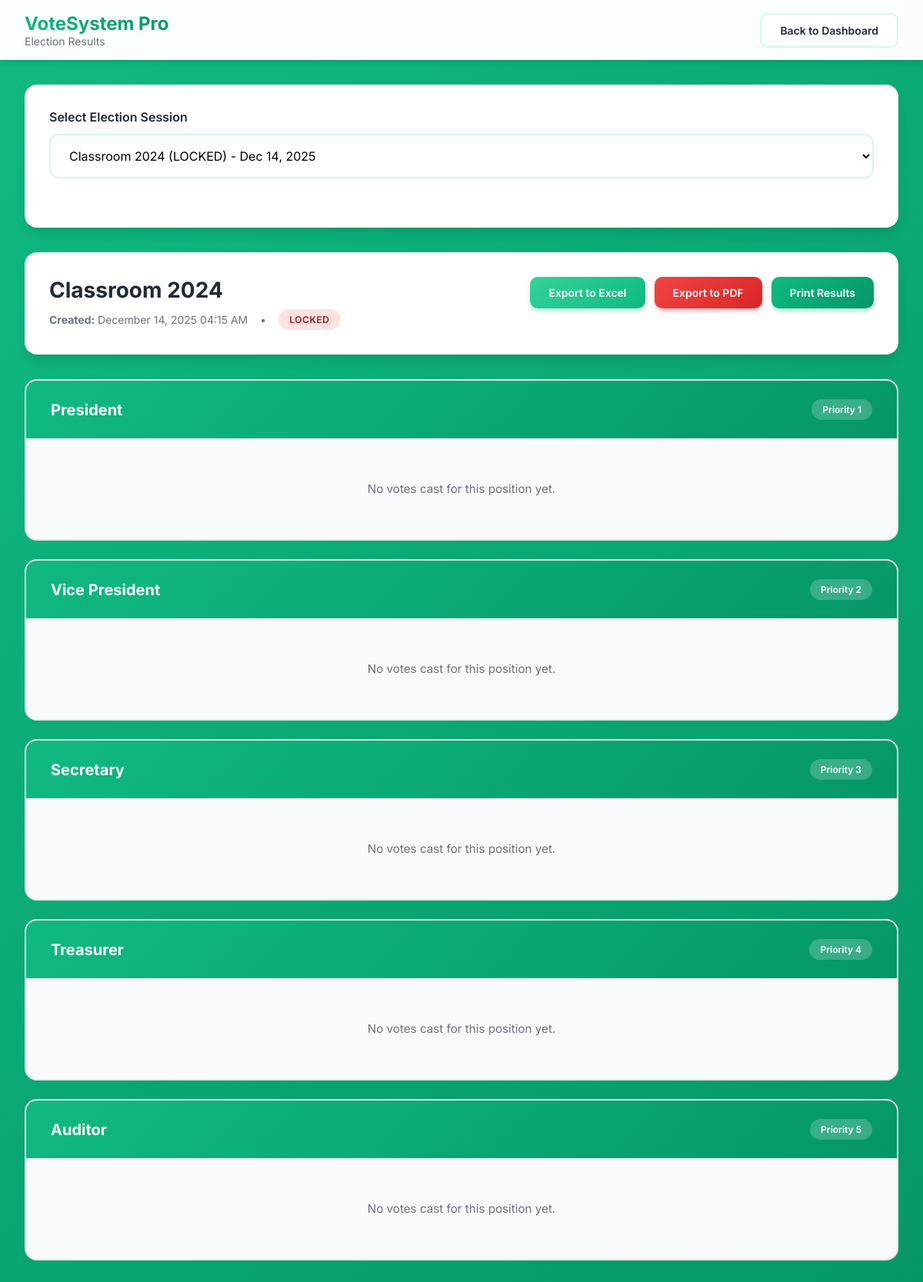
The app's page /views/view_results.php (signed in) with its own data.
### tables this page shows
CREATE TABLE `voting_sessions` (
  `id` int(11) NOT NULL,
  `session_name` varchar(100) NOT NULL,
  `group_id` int(11) DEFAULT NULL,
  `description` text DEFAULT NULL,
  `start_date` date DEFAULT NULL,
  `end_date` date DEFAULT NULL,
  `status` enum('pending','active','paused','locked','completed') DEFAULT 'pending',
  `current_position_id` int(11) DEFAULT NULL,
  `created_by` int(11) NOT NULL,
  `created_at` timestamp NOT NULL DEFAULT current_timestamp(),
  `locked_at` timestamp NULL DEFAULT NULL,
  `deleted_at` timestamp NULL DEFAULT NULL,
  `deleted_by` int(11) DEFAULT NULL
);

CREATE TABLE `positions` (
  `id` int(11) NOT NULL,
  `position_name` varchar(50) NOT NULL,
  `position_order` int(11) NOT NULL,
  `created_at` timestamp NOT NULL DEFAULT current_timestamp(),
  `deleted_at` timestamp NULL DEFAULT NULL,
  `deleted_by` int(11) DEFAULT NULL
);

### views/view_results.php (the view, shortened to what this page needs)
<?php
$conn = getDBConnection();
$selectedSessionId = isset($_GET['session_id']) ? intval($_GET['session_id']) : null;
$allSessionsQuery = "SELECT id, session_name, status, created_at FROM voting_sessions WHERE deleted_at IS NULL ORDER BY id DESC";
$allSessions = $conn->query($allSessionsQuery);
if ($selectedSessionId) {
    $sessionQuery = "SELECT * FROM voting_sessions WHERE id = ? AND deleted_at IS NULL";
    $stmt = $conn->prepare($sessionQuery);
    $stmt->bind_param("i", $selectedSessionId);
    $stmt->execute();
    $session = $stmt->get_result()->fetch_assoc();
    $stmt->close();
} else {
    $sessionQuery = "SELECT * FROM voting_sessions WHERE deleted_at IS NULL ORDER BY id DESC LIMIT 1";
    $sessionResult = $conn->query($sessionQuery);
    $session = $sessionResult->fetch_assoc();
}
$noSession = false;
$positionsQuery = "SELECT * FROM positions WHERE deleted_at IS NULL ORDER BY position_order";
$positions = $conn->query($positionsQuery);
?>
<!DOCTYPE html>
<html lang="en">
<head>
</head>
<body>
    <nav class="modern-navbar">
        <div class="navbar-content">
            <div class="navbar-brand">
                <div class="brand-text">
                    <h1>VoteSystem Pro</h1>
                    <p>Election Results</p>
                </div>
            </div>
            <div class="user-section">
                <a href="../admin/admin_dashboard.php" class="btn-modern btn-secondary">
                    Back to Dashboard
                </a>
            </div>
        </div>
    </nav>
    <div class="modern-container">
        <?php if ($noSession): ?>
            <div class="modern-card fade-in">
                <div class="card-body">
                    <div class="empty-state">
                        <h2 class="empty-title">No Voting Sessions Yet</h2>
                        <p class="empty-description">There are no voting sessions to display results for.</p>
                        <p style="color: #a0aec0; font-size: 0.875rem; margin-bottom: 1.5rem;">Create a voting session to get started!</p>
                        <a href="../helper/create_session.php" class="btn-modern btn-primary">
                            Create New Session
                        </a>
                    </div>
                </div>
            </div>
        <?php else:
            $sessionId = $session['id'];
        ?>
        <div class="modern-card fade-in">
            <div class="card-body session-selector">
                <label for="session-select">Select Election Session</label>
                <select id="session-select" onchange="window.location.href='view_results.php?session_id=' + this.value">
                    <?php
                    $allSessions->data_seek(0);
                    while ($sess = $allSessions->fetch_assoc()):
                        $selected = ($sess['id'] == $sessionId) ? 'selected' : '';
                    ?>
                        <option value="<?php echo $sess['id']; ?>" <?php echo $selected; ?>>
                            <?php echo htmlspecialchars($sess['session_name']); ?>
                            (<?php echo strtoupper($sess['status']); ?>) -
                        </option>
                    <?php endwhile; ?>
                </select>
            </div>
        </div>
        <div class="modern-card fade-in" style="animation-delay: 0.1s;">
            <div class="card-body">
                <div class="session-info">
                    <div class="session-details">
                        <h2><?php echo htmlspecialchars($session['session_name']); ?></h2>
                        <div class="session-meta">
                            <span><strong>Created:</strong> <?php echo date('F d, Y h:i A', strtotime($session['created_at'])); ?></span>
                            <span style="margin: 0 0.5rem;">•</span>
                            <span class="status-badge badge-<?php echo $session['status']; ?>">
                                <?php echo strtoupper($session['status']); ?>
                            </span>
                        </div>
                    </div>
                    <div class="export-actions">
                        <a href="../admin/export_results_excel.php?session_id=<?php echo $sessionId; ?>" class="btn-modern btn-success">
                            Export to Excel
                        </a>
                        <a href="../admin/export_results_pdf.php?session_id=<?php echo $sessionId; ?>" class="btn-modern btn-danger" target="_blank">
                            Export to PDF
                        </a>
                        <button onclick="window.print()" class="btn-modern btn-primary">
                            Print Results
                        </button>
                    </div>
                </div>
            </div>
        </div>
        <?php
        if ($positions->num_rows === 0): ?>
            <div class="modern-card fade-in" style="animation-delay: 0.2s;">
                <div class="card-body">
                    <div class="empty-state">
                        <p class="empty-description">No positions created yet.</p>
                    </div>
                </div>
            </div>
        <?php else:
            $delay = 0.2;
            while ($position = $positions->fetch_assoc()):
                $delay += 0.1;
                $positionId = $position['id'];
                $storedWinnerQuery = "SELECT w.user_id,
                                      TRIM(CONCAT_WS(' ', u.first_name, u.middle_name, u.last_name)) AS full_name,
                                      u.student_id
                                      FROM winners w
                                      JOIN users u ON w.user_id = u.id
                                      WHERE w.session_id = ? AND w.position_id = ?";
                $winnerStmt = $conn->prepare($storedWinnerQuery);
                $winnerStmt->bind_param("ii", $sessionId, $positionId);
                $winnerStmt->execute();
                $storedWinner = $winnerStmt->get_result()->fetch_assoc();
                $totalVotesQuery = "SELECT COUNT(*) as total FROM votes WHERE session_id = ? AND position_id = ? AND deleted_at IS NULL";
                $totalStmt = $conn->prepare($totalVotesQuery);
                $totalStmt->bind_param("ii", $sessionId, $positionId);
                $totalStmt->execute();
                $totalVotes = $totalStmt->get_result()->fetch_assoc()['total'];
                $winner = null;
                $tempResults = [];
            ?>
            <div class="position-card fade-in" style="animation-delay: <?php echo $delay; ?>s;">
                <div class="position-header">
                    <h3><?php echo htmlspecialchars($position['position_name']); ?></h3>
                    <span class="priority-badge">Priority <?php echo $position['position_order']; ?></span>
                </div>
                <div class="results-content">
                    <?php if (count($tempResults) > 0 || $storedWinner):
                        if (count($tempResults) == 0 && $storedWinner) {
                            $tempResults[] = $storedWinner;
                        }
                        foreach ($tempResults as $result):
                            $percentage = $totalVotes > 0 ? ($result['vote_count'] / $totalVotes) * 100 : 0;
                            $isWinner = ($winner && isset($result['user_id']) && isset($winner['user_id']) && $winner['user_id'] === $result['user_id']);
                    ?>
                        <div class="candidate-result <?php echo $isWinner ? 'winner' : ''; ?>">
                            <div class="candidate-info">
                                <div class="candidate-name">
                                    <?php
                                    if ($result['full_name']) {
                                        echo htmlspecialchars($result['full_name']);
                                    } else {
                                        echo '<span style="color: #a0aec0;">Candidate (data removed)</span>';
                                    }
                                    ?>
                                    <?php if ($isWinner): ?>
                                        <span class="winner-badge">WINNER</span>
                                    <?php endif; ?>
                                </div>
                                <div class="candidate-id">
                                    <?php
                                    if (isset($result['student_id']) && $result['student_id']) {
                                        echo htmlspecialchars($result['student_id']);
                                    }
                                    ?>
                                </div>
                            </div>
                            <div class="vote-stats">
                                <div class="vote-count"><?php echo $result['vote_count']; ?></div>
                                <div class="vote-bar">
                                    <div class="vote-bar-fill" style="width: <?php echo $percentage; ?>%">
                                        <?php echo round($percentage); ?>%
                                    </div>
                                </div>
                            </div>
                        </div>
                    <?php
                        endforeach;
                    else:
                    ?>
                        <div class="no-votes">
                            No votes cast for this position yet.
                        </div>
                    <?php endif; ?>
                </div>
            </div>
            <?php
            endwhile;
        endif;
        ?>
        <?php endif; ?>
    </div>
</body>
</html>

### views/view_results.php (style rules this page uses)
* { margin: 0; padding: 0; box-sizing: border-box; }
body { font-family: 'Inter', -apple-system, BlinkMacSystemFont, sans-serif; background: linear-gradient(135deg, #10b981 0%, #059669 100%); min-height: 100vh; padding-bottom: 2rem; }
.modern-navbar { background: rgba(255, 255, 255, 0.98); backdrop-filter: blur(10px); box-shadow: 0 4px 6px -1px rgba(0, 0, 0, 0.1), 0 2px 4px -1px rgba(0, 0, 0, 0.06); padding: 1rem 2rem; margin-bottom: 2rem; }
.navbar-content { max-width: 1400px; margin: 0 auto; display: flex; justify-content: space-between; align-items: center; }
.navbar-brand { display: flex; align-items: center; gap: 1rem; }
.brand-text h1 { font-size: 1.5rem; background: linear-gradient(135deg, #10b981 0%, #059669 100%); -webkit-background-clip: text; -webkit-text-fill-color: transparent; background-clip: text; }
.brand-text p { font-size: 0.875rem; color: #6b7280; }
.user-section { display: flex; align-items: center; gap: 1.5rem; }
.modern-container { max-width: 1400px; margin: 0 auto; padding: 0 2rem; }
.modern-card { background: white; border-radius: 16px; box-shadow: 0 10px 15px -3px rgba(0, 0, 0, 0.1), 0 4px 6px -2px rgba(0, 0, 0, 0.05); margin-bottom: 2rem; overflow: hidden; }
.card-body { padding: 2rem; }
.session-selector { margin-bottom: 2rem; }
.session-selector label { display: block; font-weight: 600; color: #1f2937; margin-bottom: 0.75rem; font-size: 1rem; }
.session-selector select { width: 100%; padding: 1rem 1.25rem; border: 2px solid #d1fae5; border-radius: 12px; font-size: 1rem; background: white; cursor: pointer; font-family: 'Inter', sans-serif; transition: all 0.3s ease; }
.session-info { display: flex; justify-content: space-between; align-items: flex-start; flex-wrap: wrap; gap: 1rem; }
.session-details h2 { font-size: 1.75rem; font-weight: 700; color: #1f2937; margin-bottom: 0.5rem; }
.session-meta { color: #6b7280; font-size: 0.875rem; display: flex; align-items: center; gap: 0.5rem; }
.status-badge { display: inline-block; padding: 0.375rem 0.875rem; border-radius: 50px; font-size: 0.75rem; font-weight: 600; text-transform: uppercase; letter-spacing: 0.05em; }
.badge-locked { background: #fee2e2; color: #991b1b; }
.export-actions { display: flex; gap: 0.75rem; flex-wrap: wrap; }
.btn-modern { padding: 0.75rem 1.5rem; border-radius: 10px; font-weight: 600; text-decoration: none; display: inline-flex; align-items: center; gap: 0.5rem; transition: all 0.3s ease; border: none; cursor: pointer; font-size: 0.875rem; font-family: 'Inter', sans-serif; }
.btn-primary { background: linear-gradient(135deg, #10b981 0%, #059669 100%); color: white; box-shadow: 0 4px 6px -1px rgba(16, 185, 129, 0.4); }
.btn-secondary { background: white; color: #1f2937; border: 2px solid #d1fae5; }
.btn-success { background: linear-gradient(135deg, #34d399 0%, #10b981 100%); color: white; box-shadow: 0 4px 6px -1px rgba(52, 211, 153, 0.4); }
.btn-danger { background: linear-gradient(135deg, #ef4444 0%, #dc2626 100%); color: white; box-shadow: 0 4px 6px -1px rgba(239, 68, 68, 0.4); }
.position-card { background: #f9fafb; border: 2px solid #e5e7eb; border-radius: 16px; padding: 0; margin-bottom: 1.5rem; transition: all 0.3s ease; overflow: hidden; }
.position-header { background: linear-gradient(135deg, #10b981 0%, #059669 100%); color: white; padding: 1.5rem 2rem; display: flex; justify-content: space-between; align-items: center; }
.position-header h3 { font-size: 1.25rem; font-weight: 700; }
.priority-badge { background: rgba(255, 255, 255, 0.2); padding: 0.375rem 0.875rem; border-radius: 50px; font-size: 0.75rem; font-weight: 600; }
.results-content { padding: 1.5rem 2rem; }
.no-votes { text-align: center; padding: 2rem; color: #6b7280; font-size: 0.95rem; }
.fade-in { animation: fadeIn 0.5s ease forwards; }

### records on screen
voting_sessions: session_name "Classroom 2024", created_at "December 14, 2025 04:15 AM", status "LOCKED"
positions: position_name "President", position_order "1"
positions: position_name "Vice President", position_order "2"
positions: position_name "Secretary", position_order "3"
positions: position_name "Treasurer", position_order "4"
positions: position_name "Auditor", position_order "5"

### other values on screen
form field value "Classroom 2024 (LOCKED) - Dec 14, 2025"
